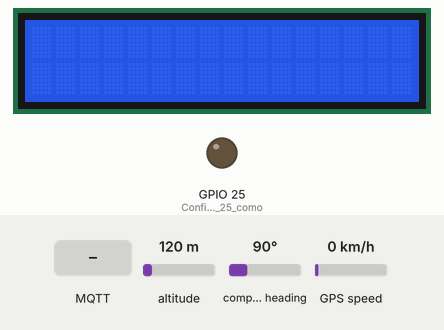
Simulated run of this sketch. Board: ESP32. Shown: 16×2 character LCD, output pins drawn as LEDs (lit = HIGH). The inputs (shaded band) are chosen by the test bench; at power-on: altitude 120 m, compass heading 90°, GPS speed 0 km/h. WiFi joins after 1.5 s; servers stay silent unless stated; the GPS gets a fix after 3 s at 37.7749, -122.4194 with 8 satellites; no MQTT or app messages arrive unless stated; what the sketch prints to the serial monitor is not drawn.

Above: at 2.7 s.
2.8 s: MQTT message "ON" arrives on the first subscribed topic
At 4.0 s:
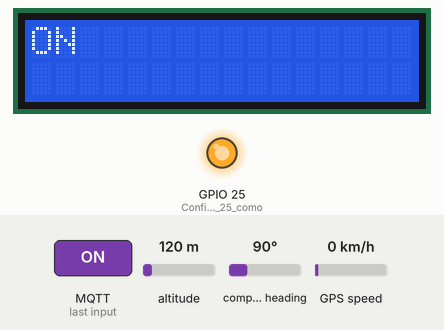
4.3 s: MQTT message "OFF" arrives on the first subscribed topic
At 5.3 s:
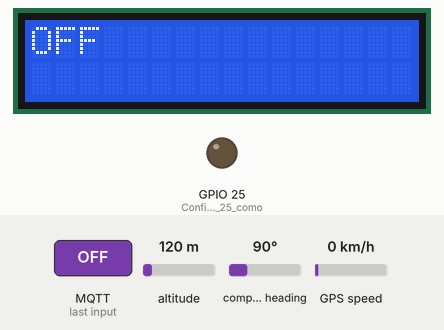
5.8 s: MQTT message "on" arrives on the first subscribed topic
At 6.4 s:
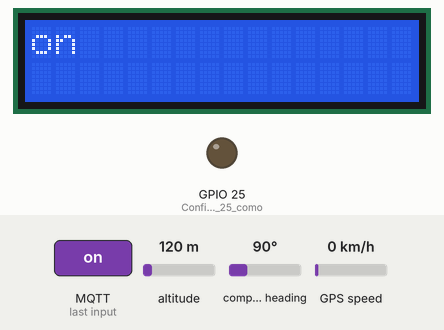
7.3 s: MQTT message "off" arrives on the first subscribed topic
At 7.6 s:
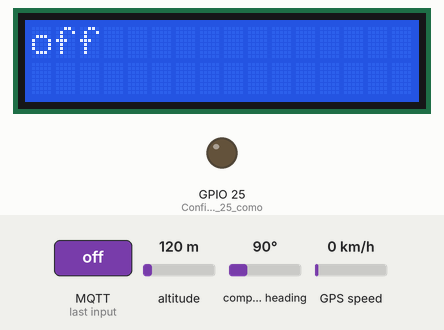
8.8 s: MQTT message "1" arrives on the first subscribed topic
At 9.8 s:
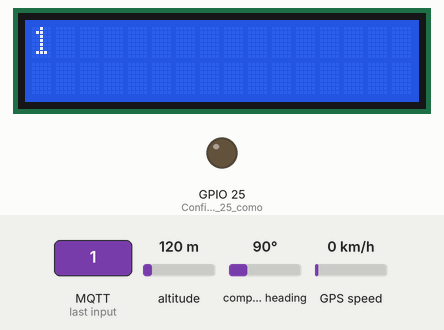
Timing chart, 0 to 11.3 s (numbered marks = the images above; inputs shaded):
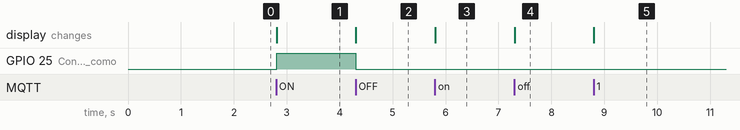

The sketch:

Sprint_3.ino
```cpp
#include <WiFi.h>
#include <PubSubClient.h>
#include <LiquidCrystal_I2C.h>
#include <TinyGPS++.h>
#include <Wire.h>

// Configurações de WiFi
const char* ssid = "Ever";         // SSID da sua rede WiFi
const char* password = "bruno000"; // Senha da sua rede WiFi

// Configurações do MQTT
const char* mqtt_server = "broker.hivemq.com"; // Endereço do servidor MQTT
const char* mqtt_topic = "brunaosupimbauai222"; // Tópico MQTT para publicação

WiFiClient espClient;
PubSubClient client(espClient);
LiquidCrystal_I2C lcd(0x27, 16, 2); // Configuração do display LCD
TinyGPSPlus gps;
HardwareSerial GPSSerial(1); // Configuração da comunicação serial com o módulo GPS

String messageTemp;  // Variável para armazenar a mensagem MQTT recebida

void setup_wifi() {
  delay(10);
  Serial.println("Conectando ao WiFi");
  WiFi.begin(ssid, password);

  // Aguarda a conexão com a rede WiFi
  while (WiFi.status() != WL_CONNECTED) {
    delay(500);
    Serial.print(".");
  }

  Serial.println("Conectado ao WiFi");
  Serial.print("Endereço IP: ");
  Serial.println(WiFi.localIP());
}

void callback(char* topic, byte* message, unsigned int length) {
  Serial.print("Mensagem recebida no tópico: ");
  Serial.println(topic);
  Serial.print("Mensagem:");

  messageTemp = "";

  // Converte a mensagem recebida em uma String
  for (int i = 0; i < length; i++) {
    messageTemp += (char)message[i];
  }
  Serial.println(messageTemp);

  int commaIndex = messageTemp.indexOf(',');

  // Se a mensagem contiver uma vírgula, divide-a em duas partes e exibe no LCD
  if (commaIndex != -1) {
    String firstPart = messageTemp.substring(0, commaIndex);
    String secondPart = messageTemp.substring(commaIndex + 1);

    lcd.clear();
    lcd.setCursor(0, 0);
    lcd.print(firstPart);
    lcd.setCursor(0, 1);
    lcd.print(secondPart);
  } else {
    // Se não houver vírgula na mensagem, exibe a mensagem completa no LCD
    lcd.clear();
    lcd.setCursor(0, 0);
    lcd.print(messageTemp);
  }
}

void reconnect() {
  while (!client.connected()) {
    Serial.print("Conectando ao servidor MQTT...");
    if (client.connect("ESP32Client")) {
      Serial.println("conectado");
      client.subscribe(mqtt_topic);
    } else {
      Serial.print("falha, rc=");
      Serial.print(client.state());
      Serial.println(" tentando novamente em 3 segundos");
      delay(3000);
    }
  }
}

void setup() {
  Serial.begin(115200);  // Inicializa a comunicação serial
  Wire.begin(4, 15);     // Inicializa a comunicação I2C
  lcd.begin();           // Inicializa o display LCD

  lcd.backlight();       // Liga a luz de fundo do LCD
  pinMode(25, OUTPUT);   // Configura o pino 25 como saída
  setup_wifi();          // Função para conectar ao WiFi
  client.setServer(mqtt_server, 1883);  // Configura o cliente MQTT
  client.setCallback(callback);         // Configura a função de callback para mensagens MQTT
  GPSSerial.begin(9600, SERIAL_8N1, 16, 17);  // Inicializa a comunicação com o módulo GPS
}

void loop() {
  if (!client.connected()) {
    reconnect();
  }
  client.loop();

  // Publica dados GPS no servidor MQTT a cada 10 segundos
  static unsigned long lastSendTimeMQTT = 0;
  if (millis() - lastSendTimeMQTT > 10000) {
    lastSendTimeMQTT = millis();
    if (gps.location.isValid()) {
      // Obtém as coordenadas GPS e publica no tópico MQTT
      String gpsData = String(gps.location.lat(), 6) + "," + String(gps.location.lng(), 6);
      client.publish(mqtt_topic, gpsData.c_str());
    } else {
      // Se o sinal GPS não estiver disponível, publica uma mensagem de espera
      client.publish(mqtt_topic, "Aguardando sinal do GPS");
    }
  }

  // Exibe dados GPS no monitor serial a cada 3 segundos
  static unsigned long lastPrintTimeGPS = 0;
  if (millis() - lastPrintTimeGPS > 3000) {
    lastPrintTimeGPS = millis();
    if (gps.location.isValid()) {
      Serial.print("Latitude: ");
      Serial.print(gps.location.lat(), 6);
      Serial.print(", Longitude: ");
      Serial.println(gps.location.lng(), 6);
    } else {
      Serial.println("Aguardando sinal do GPS...");
    }
  }

  // Lê dados do módulo GPS
  while (GPSSerial.available() > 0) {
    gps.encode(GPSSerial.read());
  }

  // Controla o estado do pino 25 com base na mensagem MQTT recebida
  if (messageTemp == "ON") {
    digitalWrite(25, HIGH);  // Liga o pino 25
  } else if (messageTemp == "OFF") {
    digitalWrite(25, LOW);   // Desliga o pino 25
  }
}
```

Measured:
- after the input at 2.8 s, GPIO 25 (Configura_o_pino_25_como): LOW → HIGH at once; the display: changes at once (image 1)
- after the input at 4.3 s, GPIO 25 (Configura_o_pino_25_como): HIGH → LOW at once; the display: changes at once (image 2)
- after the input at 5.8 s, the display: changes at once (image 3)
- after the input at 7.3 s, the display: changes at once (image 4)
- after the input at 8.8 s, the display: changes at once (image 5)
